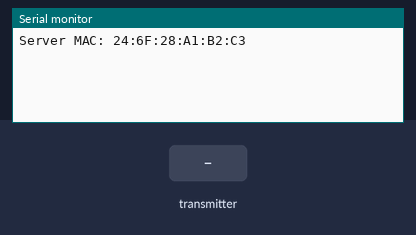
A sketch run on a simulated ESP32. Parts: the last lines printed to the serial monitor. The test bench sets the inputs (shaded band).

Above: at 1.2 s.
1.3 s: the transmitter starts sending msg = 0
At 1.61 s:
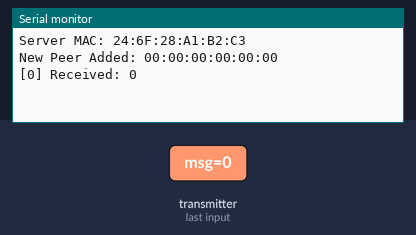
2.8 s: the transmitter starts sending boardId = 1
At 3.11 s:
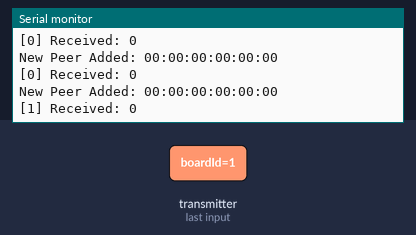
4.3 s: the transmitter starts sending msg = 1
At 4.61 s:
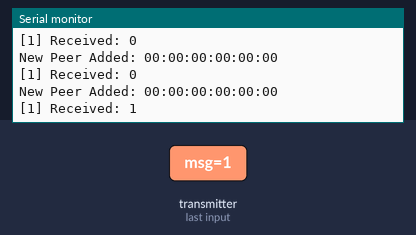
5.8 s: the transmitter starts sending boardId = 0
At 6.11 s:
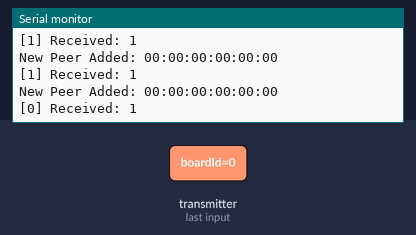

Measured:
- after the input at 1.3 s, the serial monitor: prints a new line at once (image 1)
- after the input at 2.8 s, the serial monitor: prints a new line at once (image 2)
- after the input at 4.3 s, the serial monitor: prints a new line at once (image 3)
- after the input at 5.8 s, the serial monitor: prints a new line at once (image 4)

The sketch:

EspBluetoothTest.ino
```cpp
#include <esp_now.h>
#include <WiFi.h>

// Shared data structure
typedef struct struct_message {
	char msg[32];
	int boardId;
} struct_message;

struct_message incomingData;
struct_message outgoingData;

// Callback when data is received from a client
void OnDataRecv( const uint8_t * mac, const uint8_t *data, int len ){

	// 1. Check if this client is already in the peer list
	if( !esp_now_is_peer_exist(mac) ){

		esp_now_peer_info_t peerInfo = {};
		memcpy(peerInfo.peer_addr, mac, 6);
		peerInfo.channel = 0;  // Use current Wi-Fi channel
		peerInfo.encrypt = false;

		if (esp_now_add_peer(&peerInfo) == ESP_OK) {
			Serial.printf("New Peer Added: %02X:%02X:%02X:%02X:%02X:%02X\n",
						  mac[0], mac[1], mac[2], mac[3], mac[4], mac[5]);
		}

	}

	// 2. Process incoming message
	memcpy(&incomingData, data, sizeof(incomingData));
	Serial.printf("[%d] Received: %s\n", incomingData.boardId, incomingData.msg);

	// 3. Optional: Send immediate acknowledgement back to THIS specific client
	strcpy(outgoingData.msg, "ACK from S3");
	outgoingData.boardId = 0;
	esp_now_send(mac, (uint8_t *) &outgoingData, sizeof(outgoingData));

}

// Callback when data is sent
void OnDataSent(const wifi_tx_info_t * info, esp_now_send_status_t status) {
  // Serial.print("Last Packet Send Status: ");
  // Serial.println(status == ESP_NOW_SEND_SUCCESS ? "Delivery Success" : "Delivery Fail");
}

void setup() {

	Serial.begin(115200);

	// Set device as a Wi-Fi Station
	WiFi.mode(WIFI_STA);
	while( WiFi.status() == WL_STOPPED )
		delay(10);

	Serial.print("Server MAC: ");
	Serial.println(WiFi.macAddress());

	// Init ESP-NOW
	if( esp_now_init() != ESP_OK ){
		Serial.println("Error initializing ESP-NOW");
		return;
	}

	// Register callbacks
	esp_now_register_send_cb(OnDataSent);
	esp_now_register_recv_cb(esp_now_recv_cb_t(OnDataRecv));

}

void loop() {
	// This loop stays clean because registration and replies
	// happen automatically in the OnDataRecv callback.
	delay(1000);
}
```
